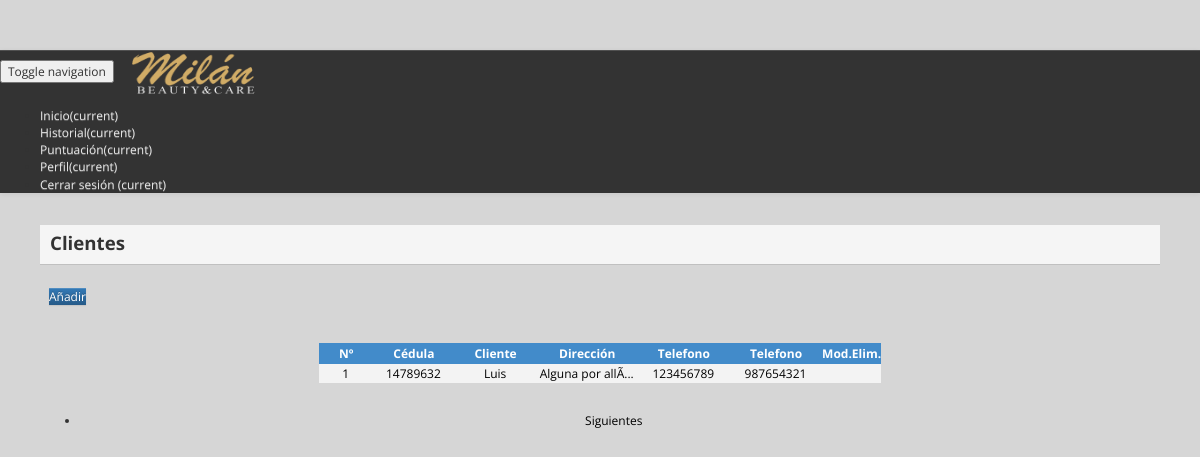
/categorias/registro_categoria.php (signed in), run on the app's committed database.
### tables this page shows
CREATE TABLE `tb_regi_cli` (
  `codi_clie` int(11) NOT NULL AUTO_INCREMENT,
  `cedula` varchar(45) NOT NULL,
  `nomb_clie` varchar(250) NOT NULL,
  `ape_clie` varchar(45) NOT NULL,
  `rif_clie` varchar(12) DEFAULT NULL,
  `nit_clie` varchar(15) DEFAULT NULL,
  `fech_clie` varchar(10) NOT NULL,
  `dire_clie` varchar(250) NOT NULL,
  `pais_clie` varchar(12) DEFAULT NULL,
  `ciud_clie` varchar(12) DEFAULT NULL,
  `esta_clie` varchar(12) DEFAULT NULL,
  `tele_clie` varchar(14) NOT NULL DEFAULT '',
  `tele_clie_opci` varchar(14) DEFAULT 'NA',
  `email` varchar(45) DEFAULT NULL,
  `cont_espe_clie` varchar(2) DEFAULT NULL,
  `fecha_modificado` date DEFAULT NULL,
  `password` varchar(100) NOT NULL,
  PRIMARY KEY (`codi_clie`)
);

### class/class.php (called while the page is built, shortened)
<?php
class Conectar
{
    public static function conecta()
    {
        $con = mysql_connect("localhost", "root", "");
        return $con;
    }
}
class Cliente
{
    private $datos;
    public function __construct()
    {
        $this->datos = array();
    }
    public function PaginadoCliente($inicio)
    {
        $sql = "select * from tb_regi_cli order by codi_clie desc limit $inicio, 10";
        $res = mysql_query($sql, Conectar::conecta());
        while ($reg = mysql_fetch_assoc($res))
        {
            $this->datos[] = $reg;
        }
        return $this->datos;
    }
    public function MostrarClienteTabla()
    {
        $sql = "select * from tb_regi_cli";
        $res = mysql_query($sql, Conectar::conecta());
        while ($reg = mysql_fetch_assoc($res))
        {
            $this->datos[] = $reg;
        }
        return $this->datos;
    }
}
?>

### categorias/registro_categoria.php (the view, shortened to what this page needs)
<?php include("../start.php");
	  include("../class/class.php");
	  $cliente = new Cliente();
?>
<!DOCTYPE html>
<html lang="en">
<head>
<link rel="stylesheet" href="../css/bootstrap.min.css">
<link rel="stylesheet" href="../css/bootstrap-theme.min.css">
<link rel="stylesheet" href="../css/style.css"/>
<link href="../css/dashboard.css" rel="stylesheet" type="text/css" />
<link rel="stylesheet" type="text/css" href="../css/component.css" />
</head>
<body>
    <?php include("../include/menu_top_cliente.php")?>
    <div class="container-fluid">
        <div class="row">
            <div class="col-sm-12 main">
            <div class="fondo">
                <div style="background:rgb(245, 245, 245); text-align:left; padding: 5px 0px 0px 0px; height:40px; border-bottom: 1px  #C0C0C0 solid;border-radius: 0px;">
                    <span style="color: #333333; font-weight:bold;font-size:14pt;padding: 0 0 0 10px;">Clientes </span><br><br>
                    <div class="btnSuperior"><a href="add_categoria_cliente.php" class="btn btn-primary">Añadir</a></div>
                </div>
                <br><br>
                <div class="row placeholders">
                    <form name="form_clie" id="form_clie" action="registro_cliente.php" method="post">
                <div class="table-responsive">
                <table widht='100%' id='Tabla'  name='Tabla' style='display:' class='table table-hover' border='0' align='center'  >
                <section>
                    <thead>
                    <tr>
                        <th class="tbDinami">Nº</th>
                        <th class="tbDinami">Cédula</th>
                        <th class="tbDinami">Cliente</th>
                        <th class="tbDinami">Dirección</th>
                        <th class="tbDinami">Telefono</th>
                        <th class="tbDinami">Telefono</th>
                        <th>Mod.</th>
                        <th>Elim.</th>
                     </tr>
                 </thead>
                 <tbody>
                 <?php
				 if(isset($_GET["posicion"]))
				 {
					 $inicio = $_GET["posicion"];
					 }
					 else
					 {
						 $inicio=0;
						 }
				 $paginacion = $cliente->PaginadoCliente($inicio);
				 $row = $cliente->MostrarClienteTabla();
				 $ind=0;
				 for($i=0; $i<sizeof($paginacion); $i++)
                {
                    $ind= $ind + 1;
                    ?>
                    <tr <?php $ind ?> class="fila">
                    <td><a href="javascript:void(0);" onclick="window.location='modificar_cliente.php?codi_clie=<?php echo $row[$i]["codi_clie"]?>'"><?php echo $row[$i]["codi_clie"] ?></a></td>
                    <td><a href="javascript:void(0);" onclick="window.location='modificar_cliente.php?codi_clie=<?php echo $row[$i]["codi_clie"]?>'"><?php echo substr(ucwords($row[$i]["cedula"]),0,20);?></a></td>
                    <td><a href="javascript:void(0);" onclick="window.location='modificar_cliente.php?codi_clie=<?php echo $row[$i]["codi_clie"]?>'"><?php echo substr(ucwords($row[$i]["nomb_clie"]),0,20);?></a></td>
                    <td><a href="javascript:void(0);" onclick="window.location='modificar_cliente.php?codi_clie=<?php echo $row[$i]["codi_clie"]?>'"><?php echo substr($row[$i]["dire_clie"],0,50)."...";?></a></td>
                    <td><a href="javascript:void(0);" onclick="window.location='modificar_cliente.php?codi_clie=<?php echo $row[$i]["codi_clie"]?>'"><?php echo $row[$i]["tele_clie"]?></a></td>
                    <td><a href="javascript:void(0);" onclick="window.location='modificar_cliente.php?codi_clie=<?php echo $row[$i]["codi_clie"]?>'"><?php echo $row[$i]["tele_clie_opci"]?></a></td>
                     <td ><a href="javascript:void(0);" class="btn btn-warning"  onclick="window.location='modificar_cliente.php?codi_clie=<?php echo $row[$i]["codi_clie"]?>'"></a></td>
                    <td><a class="btn btn-danger" style="cursor:pointer;"title="Eliminar" width="20" align="center" onclick="eliminarClie(<?php echo $row[$i]["codi_clie"]?>)"></a> </td>
                    </tr>
                   <?php
                    }
                    ?>
                    </section>
                </table>
                </div>
                </form>
                </div>
                <div class="row placeholders">
                    <div class="col-md-12">
                    <nav aria-label="...">
                        <ul class="pager">
                        <?php
						if(count($paginacion)>=10)
						{
							$proxima = $inicio+10;
							?>
                            <li class="next"><a href="?posicion=<?php echo $proxima;?>">Siguientes <span class="glyphicon glyphicon-menu-right" aria-hidden="true"></span></a></li>
                            <?php
							}
							else
							{
								?>
								<li class="next"><a href="#">Siguientes <span class="glyphicon glyphicon-menu-right" aria-hidden="true"></span></a></li>
                                <?php
							}
						?>
                        </ul>
                        </nav>
                    </div>
                </div>
            </div>
            </div>
        </div>
    </div>
</body>
</html>

### css/style.css (style rules this page uses)
table#Tabla { margin-top: 44px !important; }
.fondo { background: none; border-radius: 0px; }
.row { margin-right: 0 !important; margin-left: 0 !important; }
.btnSuperior { margin: 8px 0 0 0; background: #d6d6d6; padding: 6px 0 10px 9px; }
body { padding-top: 70px; }
.btn { color: white !important; }
.main { text-align: center; }
body { font-family: 'Open Sans', sans-serif; font-size:12px; }
td,tr { font-family: 'Open Sans', sans-serif; font-size:12px; }
table { font-family: 'Open Sans', sans-serif; font-size:12px; }
table,td,RegClien { padding: 1px 4px 1px 3px; }
th { background: #428bca; font-weight: bold; color: white; text-align: center; }
tr.fila:nth-child(odd) { background-color:#F3F3F3; }
a:link { text-decoration:none; color:black; }
#absolute,body { background: rgb(214, 214, 214); }
.tbDinami { padding:2px 20px 2px 20px; }
* { -webkit-box-sizing: border-box; -moz-box-sizing: border-box; box-sizing: border-box; outline: none; }

### css/dashboard.css (style rules this page uses)
body { padding-top: 50px; }
.main { padding: 20px; }
@media (min-width: 768px) { .main { padding-right: 40px; padding-left: 40px; } }
.placeholders { margin-bottom: 0px; text-align: center; }

### data on the page
tb_regi_cli: codi_clie "1", cedula "14789632", nomb_clie "Luis", dire_clie "Alguna por allÃ­", tele_clie "123456789", tele_clie_opci "987654321"
